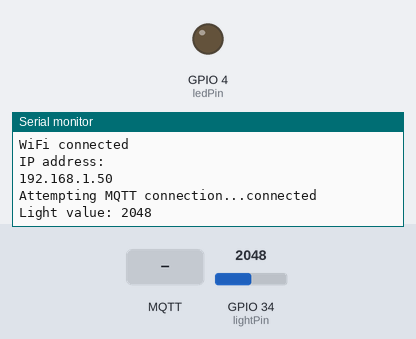
Simulated run of this sketch. Board: ESP32. Parts: output pins drawn as LEDs (lit = HIGH), the last lines printed to the serial monitor. The inputs (shaded band) are chosen by the test bench; at power-on: GPIO 34 (lightPin) = 2048. WiFi joins after 1.5 s; servers stay silent unless stated; no MQTT or app messages arrive unless stated.

Above: at 2.7 s.
2.8 s: MQTT message "room/light" arrives on the first subscribed topic
At 7.1 s:
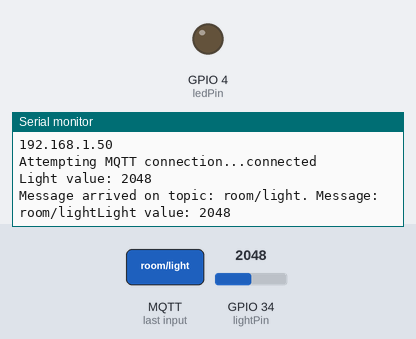
8.0 s: MQTT message "ON" arrives on the first subscribed topic
13.0 s: MQTT message "1" arrives on the first subscribed topic
At 17.2 s:
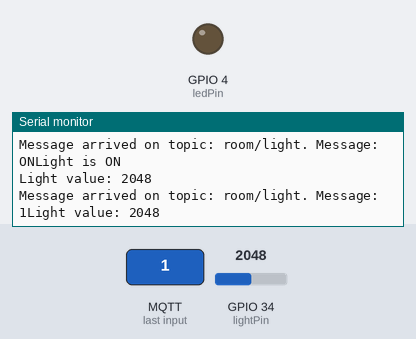

Measured:
- after the input at 2.8 s, the serial monitor: prints a new line after 3.8 s (image 1)
- after the input at 13.0 s, the serial monitor: prints a new line after 3.6 s (image 2)

The sketch:

ESP32_MQTT.ino
```cpp
#include "WiFi.h"
#include "PubSubClient.h"

const char* ssid = "Dwayne"; // TP-Link_2AD8
const char* password = "wayned27"; // 14730078


const char* mqtt_server = "10.0.0.54";

WiFiClient espClient;
PubSubClient client(espClient);

const int lightPin = 34;
const int ledPin = 4;

void setup() {
  Serial.begin(115200);
  setup_wifi();
    client.setServer(mqtt_server, 1883);
    client.setCallback(callback);
  pinMode(ledPin, OUTPUT);
}

void setup_wifi() {
  delay(10);
  Serial.println();
  Serial.print("Connecting to ");
  Serial.println(ssid);
  WiFi.begin(ssid, password);
  while (WiFi.status() != WL_CONNECTED) {
    delay(500);
    Serial.print(".");
  }
  Serial.println("");
  Serial.println("WiFi connected");
  Serial.println("IP address: ");
  Serial.println(WiFi.localIP());
}

void callback(String topic, byte* message, unsigned int length) {
  Serial.print("Message arrived on topic: ");
  Serial.print(topic);
  Serial.print(". Message: ");
  String messagein;
  for (int i = 0; i < length; i++) {
    Serial.print((char)message[i]);
    messagein += (char)message[i];
  }
  if (topic == "room/light") {
    if (messagein == "ON")
      Serial.println("Light is ON");
  } else {
    Serial.println("Light is OFF");
  }
}

void reconnect() {
  while (!client.connected()) {
    Serial.print("Attempting MQTT connection...");
    if (client.connect("vanieriot")) {
      Serial.println("connected");
      client.subscribe("room/light");
    } else {
      Serial.print("failed, rc=");
      Serial.print(client.state());
      Serial.println(" try again in 5 seconds");
      delay(5000);
    }
  }
}

void loop() {
  if (!client.connected()) {
    reconnect();
  }
  client.loop();

  int lightVal = analogRead(lightPin);

  char message[10];
  sprintf(message, "%d", lightVal);
  client.publish("sensor/light", message);

  Serial.print("Light value: ");
  Serial.println(message);

  delay(5000);
}
```
